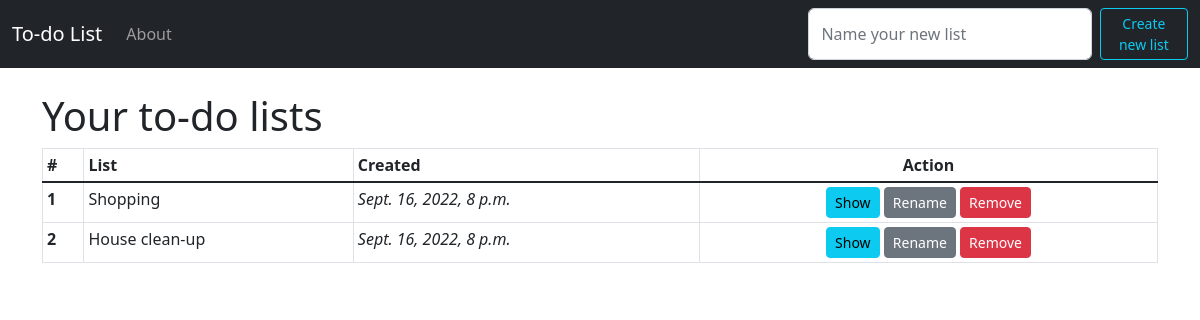
The page / on the database its author committed.
### app_to_do_list/models.py (models this page shows, shortened)
class List(models.Model):
    list_title = models.CharField(max_length=200)
    date_added = models.DateTimeField(auto_now_add=True)

### app_to_do_list/views.py (the view, shortened to what this page needs)
# urls.py: path('', views.home, name='home'),
def home(request):
    list_features = List.objects.all()
    return render(request, 'home.html', {'list_features': list_features,})

### app_to_do_list/templates/home.html (shortened to what this page needs)
{% extends 'base.html' %}
{% block content %}
  <h1>Your to-do lists</h1>
  {% if list_features %}
    <table class="table table-bordered table-sm">
      <thead>
        <tr>
          <th scope="col">#</th>
          <th scope="col">List</th>
          <th scope="col">Created</th>
          <th scope="col"><center>Action</center></th>
        </tr>
      </thead>
      <tbody class="table-group-divider">
        {% for list_feature in list_features %}
          <tr>
            <th scope="row">{{ list_feature.id }}</td>
            <td>{{ list_feature.list_title }}</td>
            <td><i>{{ list_feature.date_added }}</i></td>
            <td>
              <center>
                <a class="btn btn-info btn-sm" href="{% url 'list_page' list_feature.id %}" role="button">Show</a>
                <a class="btn btn-secondary btn-sm" href="{% url 'edit_list' list_feature.id %}" role="button">Rename</a>
                <a class="btn btn-danger btn-sm" href="{% url 'remove_list' list_feature.id %}" role="button">Remove</a>
              </center>
            </td>
          </tr>
        {% endfor %}
      </tbody>
    </table>
  {% endif %}
{% endblock content %}

### rows shown on the page
List: id "1", list_title "Shopping", date_added "Sept. 16, 2022, 8 p.m."
List: id "2", list_title "House clean-up", date_added "Sept. 16, 2022, 8 p.m."
